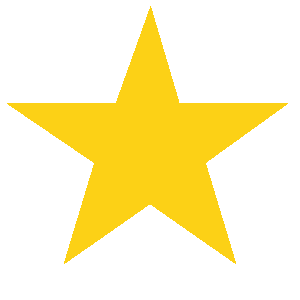
#> input picture 03-openCV/06-contours/star.png, 300 x 300 px
$ jupyter execute Contours-SOLUTIONS.ipynb
#> lines starting #> are read from the running program, lines starting #| are printed output that depends on the picture; after the words box and inside, x2 and y2 are one past the last pixel; in counts of white or black regions, pixels touching at a corner belong together
### utils.py
import cv2
import numpy as np
from matplotlib import pyplot as plt

#############################
#### Parameters
#############################

video_port = 0

#############################
#### Show Image
#############################

# [7 lines left out: function show_inline, not called in this run]


def close_windows():
    '''Close popup window via 'ESC' key.'''
    while cv2.waitKey(200) & 0xFF != 27:
        pass
    cv2.destroyAllWindows()
    cv2.waitKey(1)

#############################
#### Show Video
#############################

# [11 lines left out: function video, not called in this run]

def shrink(img, scale):
    '''Returns a shrinked image by the scale specified.'''
    return cv2.resize(img, None, fx=scale, fy=scale, interpolation=cv2.INTER_AREA)

#############################
#### Display Coordinates
#############################

# [296 lines left out: functions coordinates, findEdgedImage, findGreatestContour, detectDrawings, find_center, find_radius and 7 more, not called in this run]


### 03-openCV/06-contours/Contours-SOLUTIONS.ipynb
[cell 1]
# FIRST import all the necessary libraries and modules!
import cv2               # import OpenCV
import numpy as np       # import NumPy

# import functions
import sys
sys.path.insert(0, '../..')
from utils import *

# Contours

<p style='font-size:1.75rem;line-height:1.5'>
In this lab, we will learn about contours and how to use contours to help us identify objects. Furthermore, we will be learning about the following functions:
    <ul style='font-size:1.75rem;line-height:1.5'>
        <li> <code> cv2.threshold </code>  </li>
        <li> <code> cv2.findContours </code>  </li>
        <li> <code> cv2.drawContours </code>  </li>
        <li> <code> cv2.contourArea </code>  </li>
        <li> <code> cv2.boundingRect </code>  </li>
        <li> <code> cv2.minAreaRect </code>  </li>
        <li> <code> cv2.minEnclosingCircle</code>  </li>
    </ul>
    </p>

<p style='font-size:1.75rem;line-height:1.5'>
    We will learn how to create a function to help us detect drawings on a piece of paper!
    </p>

### What is a contour?

<p style='font-size:1.75rem;line-height:1.5'>
    A contour is a curve joining all continuous points along a boundary. The green below outlines the contours of a computer mouse:
    </p>

### Why contours?

<p style='font-size:1.75rem;line-height:1.5'>
    Contours can help us analyze an object's shape and detect objects, so they will be helpful in the future when we want detect specific objects or obstacles in the car's field of view (ie. cones).
    </p>

---

# Find and Draw Contours

<p style='font-size:1.75rem;line-height:1.5'>
    In the following section, we will learn how to find and draw contours.
    <br>To find the contours of an image, a few steps need to be taken:
    </p>

<p style='font-size:1.75rem;line-height:1.5'>
    <b style="color:blue">STEP #1:</b> Read the image.
    </p>

 </img>

[cell 2]
# TASK #1: Read 'star.png' via cv2.imread. Save as 'img'.
img = cv2.imread('star.png')
#> img is the input picture: shape (300, 300, 3); mean B, G, R 192.2, 242.6, 254.2

# Save the original image to display later.
img_copy = img.copy()

# Show image in popup window
cv2.imshow('original', img)
close_windows()
#> (key Esc is pressed here)

<p style='font-size:1.75rem;line-height:1.5'>
    <b style="color:blue">STEP #2:</b> Convert the image into grayscale.
    </p>

 </img>

[cell 3]
# TASK #2: Convert the BGR image to grayscale via cv2.COLOR_BGR2GRAY.
#          Save as 'img_gray'
img_gray = cv2.cvtColor(img, cv2.COLOR_BGR2GRAY)
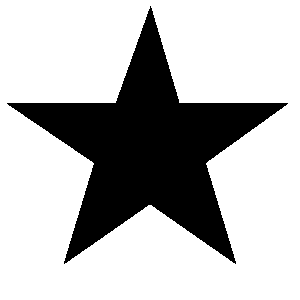
#> img_gray: shape (300, 300); values 201 (black) and 255 (white), 73% white; 1 black region, box (x1, y1, x2, y2) and area: (7, 6, 288, 264) 24271

# Show image in popup window
cv2.imshow('grayscale', img_gray)
close_windows()
#> (key Enter is pressed here)

<p style='font-size:1.75rem;line-height:1.5'>
    <b style="color:blue">STEP #3:</b> Convert the grayscale image into a binary image with <code>cv2.threshold</code>.
    </p>

<p style='font-size:1.75rem;line-height:1.5'>
    <code>cv2.threshold</code> looks at each pixel to see if it is greater than or less than the threshold value, and then reassigns the input minVal/maxVal to the pixel.
    </p>

<p style='font-size:1.75rem;line-height:1.5'>
    It has the following format:
    </p>

```python
thresh = cv2.threshold(<grayscale_image>, <threshold_value>, <maxVal>, <minVal>)[1]
```

 </img>

[cell 4]
# TASK #3: Threshold the image. Save as 'thresh'.
#          Use threshold_value=240, maxVal=255, and minVal=0
thresh = cv2.threshold(img_gray, 240, 255, 0)[1]

# Show image in popup window
cv2.imshow('threshold', thresh)
close_windows()
